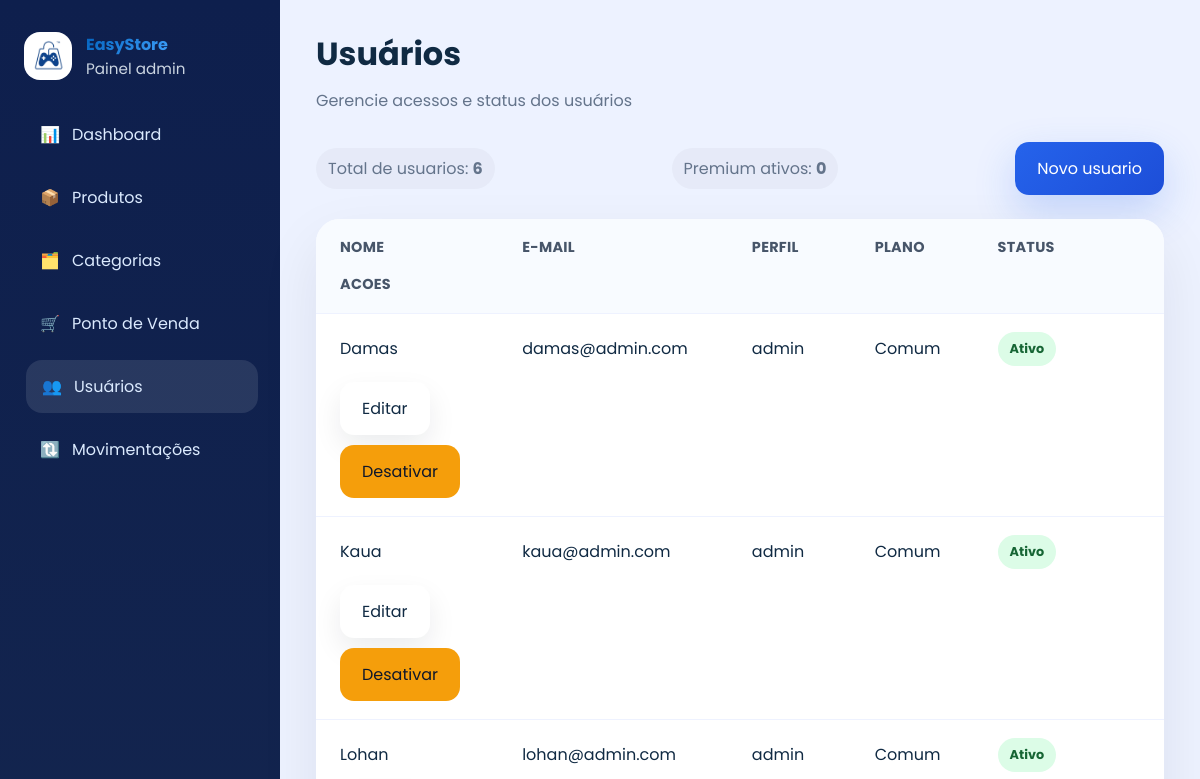
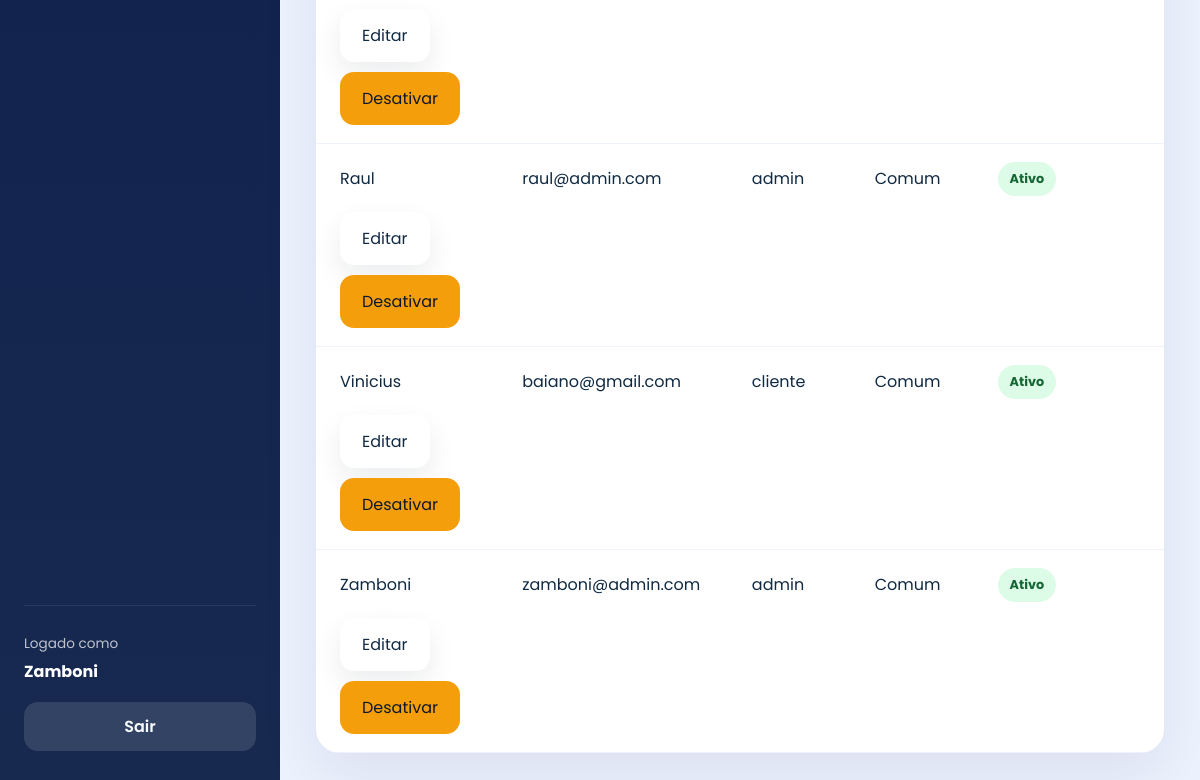
The app's page /usuarios/ (signed in), older data (2 pictures, top to bottom).
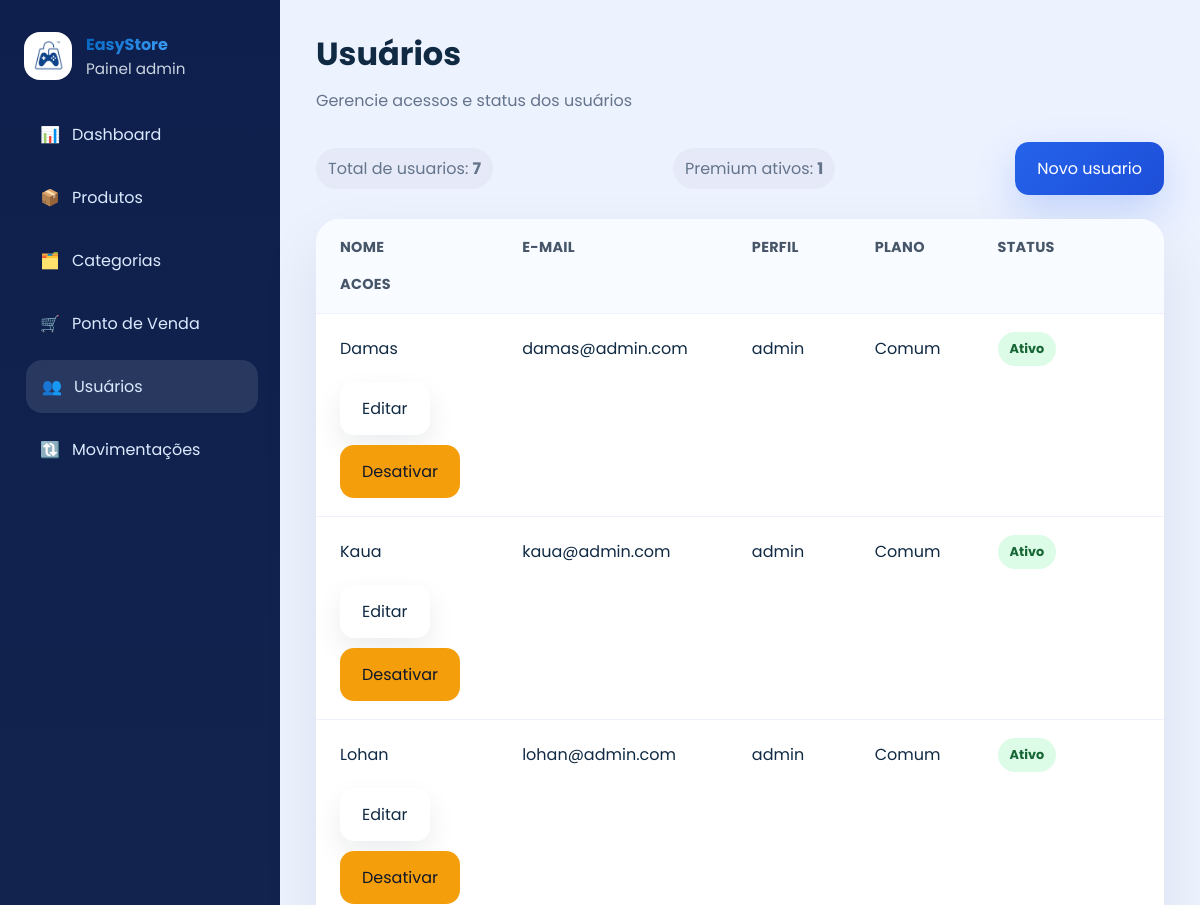
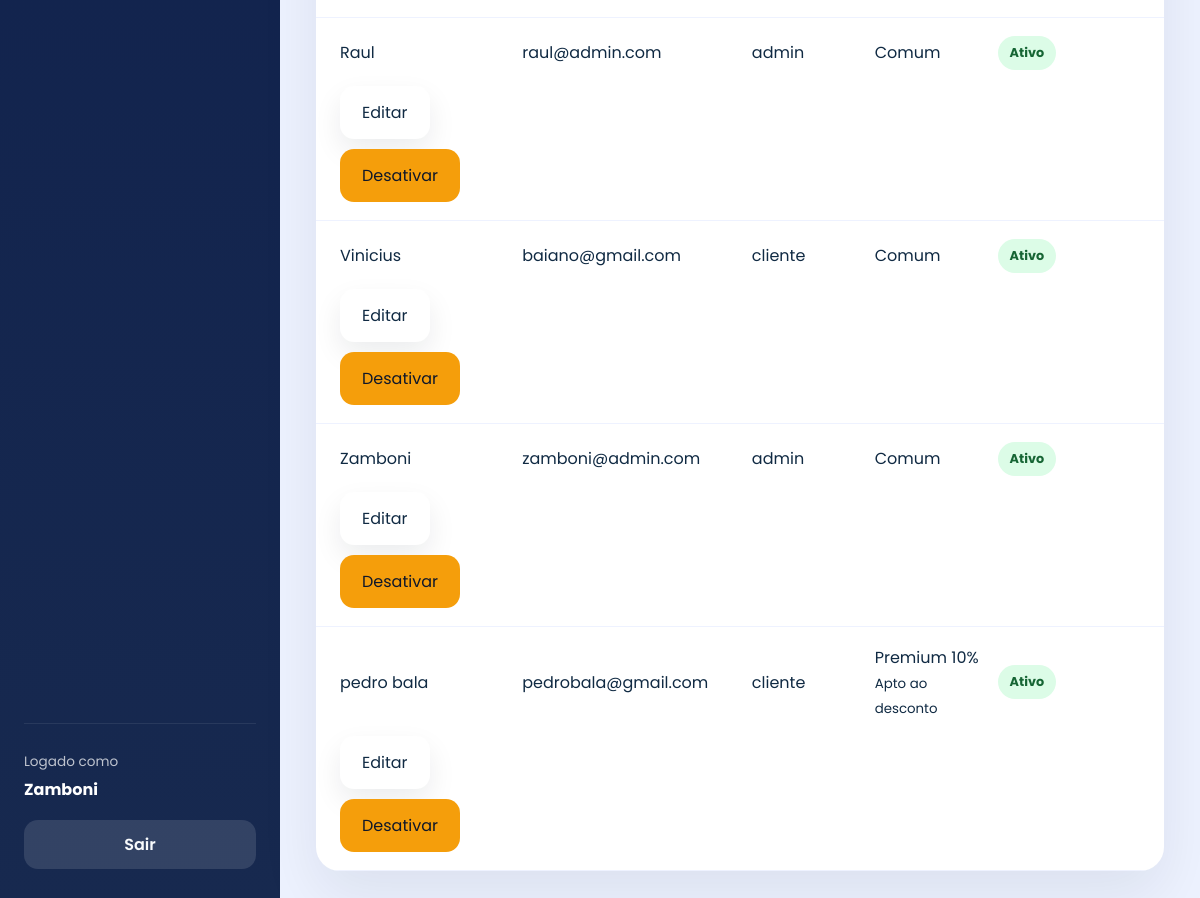
The same page, newer data (2 pictures, top to bottom).
### app/models/usuario.py (models this page shows)
class Usuario(Base):
    __tablename__ = "usuarios"
    id = Column(Integer, primary_key=True, autoincrement=True)
    nome = Column(String(167), nullable=False)
    email = Column(String(167), unique=True, index=True, nullable=False)
    senha_hash = Column(String(255), nullable=False)
    role = Column(String(20), nullable=False, default="operador")
    ativo = Column(Boolean, default=True)
    criado_em = Column(DateTime, server_default=func.now())
    xp_total = Column(Integer, nullable=False, default=0)
    nivel = Column(Integer, nullable=False, default=1)
    moedas_resgate = Column(Integer, nullable=False, default=0)
    cliente_perfil = relationship(
        "Cliente",
        back_populates="usuario",
        uselist=False,
    )

### app/controllers/admin_controller.py (the view)
@router.get("/")
def listar_usuarios(request: Request, db: Session = Depends(get_db), admin = Depends(get_admin)):
    usuarios = db.query(Usuario).order_by(Usuario.nome).all()
    return templates.TemplateResponse(
        request,
        "admin/usuarios.html",
        {
            "request": request,
            "usuario": admin,
            "usuarios": usuarios,
            "page_title": "Usuários",
            "page_subtitle": "Gerencie acessos e status dos usuários",
            "css_path": "css/cadastros.css",
            "active": "usuarios",
        }
    )

### app/templates/admin/usuarios.html
{% extends "admin/base.html" %}
{% block content %}
<div class="table-actions">
  <div class="detail-pill">Total de usuarios: <strong>{{ usuarios|length }}</strong></div>
  <div class="detail-pill premium-count">Premium ativos: <strong>{{ usuarios|selectattr('cliente_perfil.is_associado')|selectattr('ativo')|list|length }}</strong></div>
  <a href="/usuarios/novo" class="btn btn-primary">Novo usuario</a>
</div>
<div class="table-card users-table">
  <div class="table-row header">
    <div>Nome</div>
    <div>E-mail</div>
    <div>Perfil</div>
    <div>Plano</div>
    <div>Status</div>
    <div>Acoes</div>
  </div>
  {% for usuario in usuarios %}
  {% set premium_ativo = usuario.cliente_perfil and usuario.cliente_perfil.is_associado and usuario.ativo and usuario.cliente_perfil.ativo %}
  <div class="table-row {% if premium_ativo %}premium-user{% endif %}">
    <div>{{ usuario.nome }}</div>
    <div>{{ usuario.email }}</div>
    <div>{{ usuario.role }}</div>
    <div>
      {% if usuario.cliente_perfil and usuario.cliente_perfil.is_associado %}
        <span class="plan-badge premium">Premium 10%</span>
        <small class="plan-note">{{ 'Apto ao desconto' if premium_ativo else 'Plano inativo' }}</small>
      {% else %}
        <span class="plan-badge standard">Comum</span>
      {% endif %}
    </div>
    <div><span class="status-badge {% if usuario.ativo %}active{% else %}inactive{% endif %}">{{ 'Ativo' if usuario.ativo else 'Inativo' }}</span></div>
    <div class="actions">
      <a href="/usuarios/{{ usuario.id }}/editar" class="btn btn-secondary">Editar</a>
      <form action="/usuarios/{{ usuario.id }}/toggle-ativo" method="post"><button type="submit" class="btn btn-warning">{% if usuario.ativo %}Desativar{% else %}Ativar{% endif %}</button></form>
    </div>
  </div>
  {% endfor %}
</div>
{% endblock %}

### app/templates/admin/base.html (shortened to what this page needs)
<!DOCTYPE html>
<html lang="pt-br">
<head>
  <link rel="stylesheet" href="{{ request.url_for('static', path='css/admin.css') }}">
  {% if css_path and css_path != 'css/admin.css' %}
  <link rel="stylesheet" href="{{ request.url_for('static', path=css_path) }}?v=4">
  {% endif %}
</head>
<body>
  <div class="admin-layout">
    <aside class="sidebar">
      <div class="brand-block">
        <img src="{{ request.url_for('static', path='img/logo.png') }}" alt="EasyStore" class="brand-logo">
        <div>
          <strong>EasyStore</strong>
          <span>Painel admin</span>
        </div>
      </div>
      <nav class="sidebar-nav">
        <a href="/admin" class="{% if active == 'home' %}active{% endif %}"><span>📊</span>Dashboard</a>
        <a href="/produtos" class="{% if active == 'produtos' %}active{% endif %}"><span>📦</span>Produtos</a>
        <a href="/categorias" class="{% if active == 'categorias' %}active{% endif %}"><span>🗂️</span>Categorias</a>
        <a href="/admin/pos" class="{% if active == 'pos' %}active{% endif %}"><span>🛒</span>Ponto de Venda</a>
        <a href="/usuarios" class="{% if active == 'usuarios' %}active{% endif %}"><span>👥</span>Usuários</a>
        <a href="/movimentacoes" class="{% if active == 'movimentacoes' %}active{% endif %}"><span>🔃</span>Movimentações</a>
      </nav>
      <div class="sidebar-footer">
        <div class="profile-card">
          {% set logged_name = usuario.nome if usuario and usuario.nome else usuario.get('nome', usuario.get('sub', 'Usuário')) if usuario else 'Usuário' %}
          <span>Logado como</span>
          <strong>{{ logged_name }}</strong>
        </div>
        <a href="/auth/logout" class="logout-btn">Sair</a>
      </div>
    </aside>
    <main class="admin-content">
      <header class="topbar">
        <div>
          <h1>{{ page_title }}</h1>
          {% if page_subtitle %}
          <p class="subtitle">{{ page_subtitle }}</p>
          {% endif %}
        </div>
      </header>
      <section class="page-body">
        {% block content %}{% endblock %}
      </section>
    </main>
  </div>
</body>
</html>

### app/static/css/admin.css (style rules this page uses)
:root { --bg: #edf2ff; --surface: #ffffff; --surface-soft: #f8fafc; --text: #102a43; --muted: #64748b; --primary: #2563eb; --primary-dark: #1d4ed8; --success: #16a34a; --warning: #f59e0b; --danger: #dc2626; --radius: 24px; --shadow: 0 24px 60px rgba(15, 23, 42, 0.08); --transition: 0.25s ease; --color-dark: #0262bd; --color-primary: #3fa1fc; }
* { box-sizing: border-box; margin: 0; padding: 0; }
html, body { min-height: 100%; background: var(--bg); color: var(--text); font-family: 'Poppins', sans-serif; }
body { overflow-x: hidden; }
a { color: inherit; text-decoration: none; }
button { cursor: pointer; font: inherit; }
.admin-layout { display: grid; grid-template-columns: 280px 1fr; min-height: 100vh; }
.sidebar { background: linear-gradient(180deg, #0e1f4d 0%, #17294f 100%); display: flex; flex-direction: column; gap: 28px; padding: 32px 24px; }
.brand-block { align-items: center; display: flex; gap: 14px; }
.brand-logo { background: #ffffff; border-radius: 16px; height: 48px; object-fit: contain; padding: 8px; width: 48px; }
.brand-block strong { background: linear-gradient(135deg, var(--color-dark) 0%, var(--color-primary) 100%); background-clip: text; -webkit-background-clip: text; -webkit-text-fill-color: transparent; }
.brand-block span { color: #cbd5e1; display: block; font-size: 0.95rem; }
.sidebar-nav { display: grid; gap: 10px; }
.sidebar-nav a { align-items: center; border-radius: 16px; color: #dbeafe; display: flex; gap: 12px; padding: 14px 16px; transition: background var(--transition), transform var(--transition); }
.sidebar-nav a:hover, .sidebar-nav a.active { background: rgba(255, 255, 255, 0.1); transform: translateX(2px); }
.sidebar-nav span { font-size: 1rem; width: 20px; }
.sidebar-footer { border-top: 1px solid rgba(255, 255, 255, 0.08); display: flex; flex-direction: column; gap: 18px; margin-top: auto; padding-top: 24px; }
.profile-card span { color: rgba(255, 255, 255, 0.72); font-size: 0.85rem; }
.profile-card strong { color: #ffffff; display: block; margin-top: 4px; }
.logout-btn { background: rgba(255, 255, 255, 0.12); border-radius: 14px; color: #f8fafc; font-weight: 600; padding: 12px 14px; text-align: center; }
.admin-content { padding: 30px 36px; }
.topbar { align-items: flex-start; display: flex; gap: 18px; justify-content: space-between; margin-bottom: 28px; }
.topbar h1 { font-size: 2rem; }
.subtitle { color: var(--muted); line-height: 1.6; margin-top: 10px; }
.page-body { display: grid; gap: 24px; }
.btn { align-items: center; border: none; border-radius: 14px; display: inline-flex; justify-content: center; padding: 14px 22px; transition: transform var(--transition), box-shadow var(--transition); }
.btn-primary { background: linear-gradient(135deg, var(--primary), var(--primary-dark)); box-shadow: 0 16px 40px rgba(37, 99, 235, 0.22); color: #ffffff; }
.btn-secondary { background: var(--surface); box-shadow: 0 12px 28px rgba(15, 23, 42, 0.08); color: var(--text); }
.btn-warning { background: var(--warning); color: #0f172a; }
.card, .table-card, .form-card { background: var(--surface); border-radius: var(--radius); box-shadow: var(--shadow); }
.table-card { overflow: hidden; }
.table-row { align-items: center; border-bottom: 1px solid #eef2ff; display: grid; gap: 16px; padding: 18px 24px; }
.table-row.header { background: #f8fbff; color: #475569; font-size: 0.9rem; font-weight: 700; letter-spacing: 0.02em; text-transform: uppercase; }
.actions { display: flex; flex-wrap: wrap; gap: 10px; }
.status-badge { border-radius: 999px; display: inline-flex; font-size: 0.8rem; font-weight: 700; padding: 8px 12px; }
.status-badge.active, .status-badge.entrada { background: #dcfce7; color: #166534; }
.page-actions, .table-actions { align-items: center; display: flex; flex-wrap: wrap; gap: 16px; justify-content: space-between; }
.detail-pill { background: rgba(15, 23, 42, 0.03); border-radius: 999px; color: var(--muted); padding: 8px 12px; }

### app/static/css/cadastros.css (style rules this page uses)
.users-table .table-row { grid-template-columns: 1.4fr 1.8fr 0.9fr 0.9fr 1.2fr; }

Row changes from the older to the newer data that the page shows:
added Usuario: nome "pedro bala", email "pedrobala@gmail.com", role "cliente", value "Apto ao desconto", ativo "Ativo", shows "Desativar"
Text that changed along with them:
{{ usuarios|length }}: "6" → "7"
text no longer shown: "0"
text now shown: "1"
